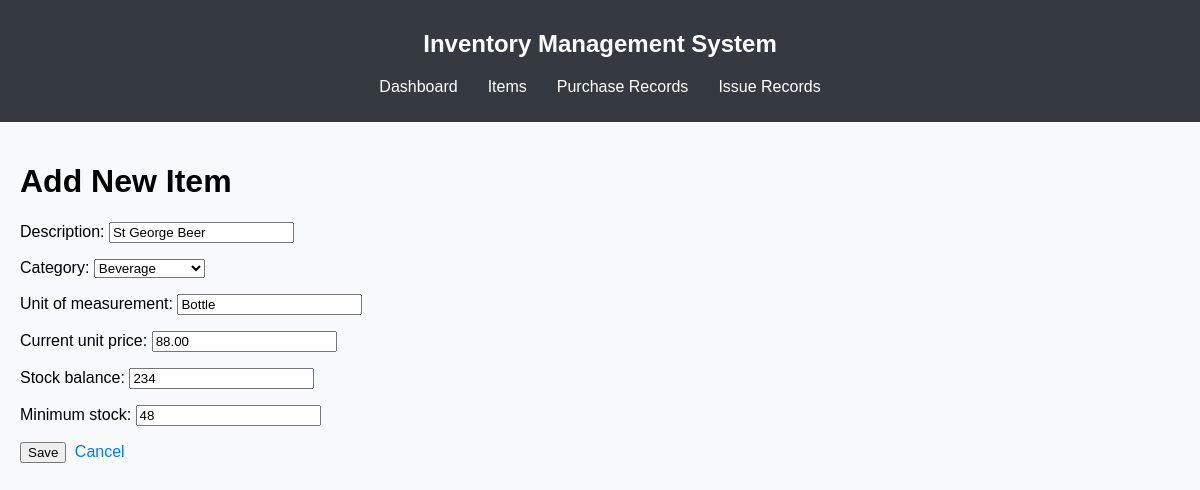
/items/2/edit/, run on the app's committed database.
### store/models.py (models this page shows, shortened)
class Item(models.Model):
    CATEGORY_CHOICES = [
        ('Beverage', 'Beverage'),
        ('Food Provision', 'Food Provision'),
        ('Sanitary', 'Sanitary'),
        ('Maintenance', 'Maintenance'),
        ('Service Aid', 'Service Aid'),
        ('Stationary', 'Stationary'),
        ('Sundry', 'Sundry'),
        ('Fresh Baazar', 'Fresh Baazar'),
    ]
    description = models.CharField(max_length=255)
    category = models.CharField(max_length=50, choices=CATEGORY_CHOICES)
    unit_of_measurement = models.CharField(max_length=50)
    current_unit_price = models.DecimalField(max_digits=10, decimal_places=2)
    stock_balance = models.IntegerField()
    minimum_stock = models.IntegerField()

### store/views.py (the view)
# urls.py: path('items/<int:pk>/edit/', views.item_edit, name='item_edit'),
def item_edit(request, pk):
    item = get_object_or_404(Item, pk=pk)
    if request.method == 'POST':
        form = ItemForm(request.POST, instance=item)
        if form.is_valid():
            form.save()
            return redirect('item_list')
    else:
        form = ItemForm(instance=item)
    return render(request, 'store/item_form.html', {'form': form})

### store/forms.py
class ItemForm(forms.ModelForm):
    class Meta:
        model = Item
        fields = ['description', 'category', 'unit_of_measurement', 'current_unit_price', 'stock_balance', 'minimum_stock']

### store/templates/store/item_form.html (shortened to what this page needs)
{% extends 'base.html' %}
{% block content %}
<h1>Add New Item</h1>
<form method="post">
    {{ form.as_p }}
    <button type="submit">Save</button>
    <a href="{% url 'item_list' %}" class="btn btn-secondary" style="margin-left: 0.25em;">Cancel</a>
</form>
{% endblock %}

### store/templates/base.html (style rules this page uses)
body { font-family: Arial, sans-serif; margin: 0; padding: 0; background-color: #f8f9fa; }
a { color: #007bff; text-decoration: none; }

### data on the page
Item: description "St George Beer", category "Beverage", unit_of_measurement "Bottle", current_unit_price "88.00", stock_balance "234", minimum_stock "48"
